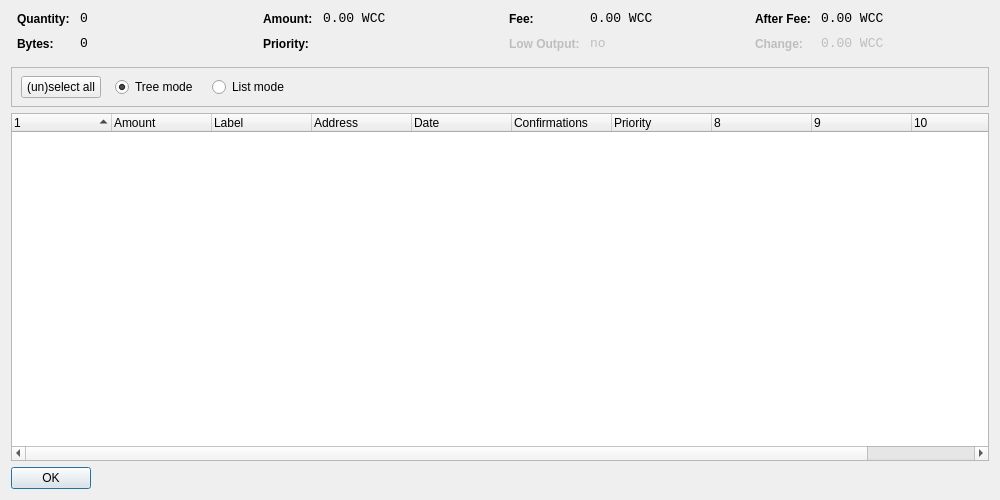
<?xml version="1.0" encoding="UTF-8"?>
<ui version="4.0">
 <class>CoinControlDialog</class>
 <widget class="QDialog" name="CoinControlDialog">
  <property name="geometry">
   <rect>
    <x>0</x>
    <y>0</y>
    <width>1000</width>
    <height>500</height>
   </rect>
  </property>
  <property name="windowTitle">
   <string>Coin Control</string>
  </property>
  <property name="styleSheet">
   <string notr="true">background-image: url(:/images/2s);</string>
  </property>
  <layout class="QVBoxLayout" name="verticalLayout">
   <item>
    <layout class="QHBoxLayout" name="horizontalLayoutTop" stretch="0,0,0,0">
     <property name="topMargin">
      <number>0</number>
     </property>
     <property name="bottomMargin">
      <number>10</number>
     </property>
     <item>
      <layout class="QFormLayout" name="formLayoutCoinControl1">
       <property name="horizontalSpacing">
        <number>10</number>
       </property>
       <property name="verticalSpacing">
        <number>10</number>
       </property>
       <property name="leftMargin">
        <number>6</number>
       </property>
       <property name="rightMargin">
        <number>6</number>
       </property>
       <item row="0" column="0">
        <widget class="QLabel" name="labelCoinControlQuantityText">
         <property name="styleSheet">
          <string notr="true">font-weight:bold;</string>
         </property>
         <property name="text">
          <string>Quantity:</string>
         </property>
        </widget>
       </item>
       <item row="0" column="1">
        <widget class="QLabel" name="labelCoinControlQuantity">
         <property name="font">
          <font>
           <family>Monospace</family>
           <pointsize>10</pointsize>
          </font>
         </property>
         <property name="cursor">
          <cursorShape>IBeamCursor</cursorShape>
         </property>
         <property name="contextMenuPolicy">
          <enum>Qt::ActionsContextMenu</enum>
         </property>
         <property name="text">
          <string notr="true">0</string>
         </property>
         <property name="textInteractionFlags">
          <set>Qt::LinksAccessibleByMouse|Qt::TextSelectableByKeyboard|Qt::TextSelectableByMouse</set>
         </property>
        </widget>
       </item>
       <item row="1" column="0">
        <widget class="QLabel" name="labelCoinControlBytesText">
         <property name="styleSheet">
          <string notr="true">font-weight:bold;</string>
         </property>
         <property name="text">
          <string>Bytes:</string>
         </property>
        </widget>
       </item>
       <item row="1" column="1">
        <widget class="QLabel" name="labelCoinControlBytes">
         <property name="font">
          <font>
           <family>Monospace</family>
           <pointsize>10</pointsize>
          </font>
         </property>
         <property name="cursor">
          <cursorShape>IBeamCursor</cursorShape>
         </property>
         <property name="contextMenuPolicy">
          <enum>Qt::ActionsContextMenu</enum>
         </property>
         <property name="text">
          <string notr="true">0</string>
         </property>
         <property name="textInteractionFlags">
          <set>Qt::LinksAccessibleByMouse|Qt::TextSelectableByKeyboard|Qt::TextSelectableByMouse</set>
         </property>
        </widget>
       </item>
      </layout>
     </item>
     <item>
      <layout class="QFormLayout" name="formLayoutCoinControl2">
       <property name="horizontalSpacing">
        <number>10</number>
       </property>
       <property name="verticalSpacing">
        <number>10</number>
       </property>
       <property name="leftMargin">
        <number>6</number>
       </property>
       <property name="rightMargin">
        <number>6</number>
       </property>
       <item row="0" column="0">
        <widget class="QLabel" name="labelCoinControlAmountText">
         <property name="styleSheet">
          <string notr="true">font-weight:bold;</string>
         </property>
         <property name="text">
          <string>Amount:</string>
         </property>
        </widget>
       </item>
       <item row="0" column="1">
        <widget class="QLabel" name="labelCoinControlAmount">
         <property name="font">
          <font>
           <family>Monospace</family>
           <pointsize>10</pointsize>
          </font>
         </property>
         <property name="cursor">
          <cursorShape>IBeamCursor</cursorShape>
         </property>
         <property name="contextMenuPolicy">
          <enum>Qt::ActionsContextMenu</enum>
         </property>
         <property name="text">
          <string notr="true">0.00 WCC</string>
         </property>
         <property name="textInteractionFlags">
          <set>Qt::LinksAccessibleByMouse|Qt::TextSelectableByKeyboard|Qt::TextSelectableByMouse</set>
         </property>
        </widget>
       </item>
       <item row="1" column="0">
        <widget class="QLabel" name="labelCoinControlPriorityText">
         <property name="styleSheet">
          <string notr="true">font-weight:bold;</string>
         </property>
         <property name="text">
          <string>Priority:</string>
         </property>
        </widget>
       </item>
       <item row="1" column="1">
        <widget class="QLabel" name="labelCoinControlPriority">
         <property name="font">
          <font>
           <family>Monospace</family>
           <pointsize>10</pointsize>
          </font>
         </property>
         <property name="cursor">
          <cursorShape>IBeamCursor</cursorShape>
         </property>
         <property name="contextMenuPolicy">
          <enum>Qt::ActionsContextMenu</enum>
         </property>
         <property name="text">
          <string/>
         </property>
         <property name="textInteractionFlags">
          <set>Qt::LinksAccessibleByMouse|Qt::TextSelectableByKeyboard|Qt::TextSelectableByMouse</set>
         </property>
        </widget>
       </item>
      </layout>
     </item>
     <item>
      <layout class="QFormLayout" name="formLayoutCoinControl3">
       <property name="horizontalSpacing">
        <number>10</number>
       </property>
       <property name="verticalSpacing">
        <number>10</number>
       </property>
       <property name="leftMargin">
        <number>6</number>
       </property>
       <property name="rightMargin">
        <number>6</number>
       </property>
       <item row="0" column="0">
        <widget class="QLabel" name="labelCoinControlFeeText">
         <property name="styleSheet">
          <string notr="true">font-weight:bold;</string>
         </property>
         <property name="text">
          <string>Fee:</string>
         </property>
        </widget>
       </item>
       <item row="0" column="1">
        <widget class="QLabel" name="labelCoinControlFee">
         <property name="font">
          <font>
           <family>Monospace</family>
           <pointsize>10</pointsize>
          </font>
         </property>
         <property name="cursor">
          <cursorShape>IBeamCursor</cursorShape>
         </property>
         <property name="contextMenuPolicy">
          <enum>Qt::ActionsContextMenu</enum>
         </property>
         <property name="text">
          <string notr="true">0.00 WCC</string>
         </property>
         <property name="textInteractionFlags">
          <set>Qt::LinksAccessibleByMouse|Qt::TextSelectableByKeyboard|Qt::TextSelectableByMouse</set>
         </property>
        </widget>
       </item>
       <item row="1" column="0">
        <widget class="QLabel" name="labelCoinControlLowOutputText">
         <property name="enabled">
          <bool>false</bool>
         </property>
         <property name="styleSheet">
          <string notr="true">font-weight:bold;</string>
         </property>
         <property name="text">
          <string>Low Output:</string>
         </property>
        </widget>
       </item>
       <item row="1" column="1">
        <widget class="QLabel" name="labelCoinControlLowOutput">
         <property name="enabled">
          <bool>false</bool>
         </property>
         <property name="font">
          <font>
           <family>Monospace</family>
           <pointsize>10</pointsize>
          </font>
         </property>
         <property name="cursor">
          <cursorShape>IBeamCursor</cursorShape>
         </property>
         <property name="contextMenuPolicy">
          <enum>Qt::ActionsContextMenu</enum>
         </property>
         <property name="text">
          <string notr="true">no</string>
         </property>
         <property name="textInteractionFlags">
          <set>Qt::LinksAccessibleByMouse|Qt::TextSelectableByKeyboard|Qt::TextSelectableByMouse</set>
         </property>
        </widget>
       </item>
      </layout>
     </item>
     <item>
      <layout class="QFormLayout" name="formLayoutCoinControl4">
       <property name="horizontalSpacing">
        <number>10</number>
       </property>
       <property name="verticalSpacing">
        <number>10</number>
       </property>
       <property name="leftMargin">
        <number>6</number>
       </property>
       <property name="rightMargin">
        <number>6</number>
       </property>
       <item row="0" column="0">
        <widget class="QLabel" name="labelCoinControlAfterFeeText">
         <property name="styleSheet">
          <string notr="true">font-weight:bold;</string>
         </property>
         <property name="text">
          <string>After Fee:</string>
         </property>
        </widget>
       </item>
       <item row="0" column="1">
        <widget class="QLabel" name="labelCoinControlAfterFee">
         <property name="font">
          <font>
           <family>Monospace</family>
           <pointsize>10</pointsize>
          </font>
         </property>
         <property name="cursor">
          <cursorShape>IBeamCursor</cursorShape>
         </property>
         <property name="contextMenuPolicy">
          <enum>Qt::ActionsContextMenu</enum>
         </property>
         <property name="text">
          <string notr="true">0.00 WCC</string>
         </property>
         <property name="textInteractionFlags">
          <set>Qt::LinksAccessibleByMouse|Qt::TextSelectableByKeyboard|Qt::TextSelectableByMouse</set>
         </property>
        </widget>
       </item>
       <item row="1" column="0">
        <widget class="QLabel" name="labelCoinControlChangeText">
         <property name="enabled">
          <bool>false</bool>
         </property>
         <property name="styleSheet">
          <string notr="true">font-weight:bold;</string>
         </property>
         <property name="text">
          <string>Change:</string>
         </property>
        </widget>
       </item>
       <item row="1" column="1">
        <widget class="QLabel" name="labelCoinControlChange">
         <property name="enabled">
          <bool>false</bool>
         </property>
         <property name="font">
          <font>
           <family>Monospace</family>
           <pointsize>10</pointsize>
          </font>
         </property>
         <property name="cursor">
          <cursorShape>IBeamCursor</cursorShape>
         </property>
         <property name="contextMenuPolicy">
          <enum>Qt::ActionsContextMenu</enum>
         </property>
         <property name="text">
          <string notr="true">0.00 WCC</string>
         </property>
         <property name="textInteractionFlags">
          <set>Qt::LinksAccessibleByMouse|Qt::TextSelectableByKeyboard|Qt::TextSelectableByMouse</set>
         </property>
        </widget>
       </item>
      </layout>
     </item>
    </layout>
   </item>
   <item>
    <widget class="QFrame" name="frame">
     <property name="minimumSize">
      <size>
       <width>0</width>
       <height>40</height>
      </size>
     </property>
     <property name="frameShape">
      <enum>QFrame::StyledPanel</enum>
     </property>
     <property name="frameShadow">
      <enum>QFrame::Sunken</enum>
     </property>
     <widget class="QWidget" name="horizontalLayoutWidget">
      <property name="geometry">
       <rect>
        <x>10</x>
        <y>0</y>
        <width>781</width>
        <height>41</height>
       </rect>
      </property>
      <layout class="QHBoxLayout" name="horizontalLayoutPanel" stretch="0,0,0,0">
       <property name="spacing">
        <number>14</number>
       </property>
       <item>
        <widget class="QPushButton" name="pushButtonSelectAll">
         <property name="sizePolicy">
          <sizepolicy hsizetype="Maximum" vsizetype="Fixed">
           <horstretch>0</horstretch>
           <verstretch>0</verstretch>
          </sizepolicy>
         </property>
         <property name="text">
          <string>(un)select all</string>
         </property>
        </widget>
       </item>
       <item>
        <widget class="QRadioButton" name="radioTreeMode">
         <property name="sizePolicy">
          <sizepolicy hsizetype="Maximum" vsizetype="Fixed">
           <horstretch>0</horstretch>
           <verstretch>0</verstretch>
          </sizepolicy>
         </property>
         <property name="text">
          <string>Tree mode</string>
         </property>
         <property name="checked">
          <bool>true</bool>
         </property>
        </widget>
       </item>
       <item>
        <widget class="QRadioButton" name="radioListMode">
         <property name="sizePolicy">
          <sizepolicy hsizetype="Maximum" vsizetype="Fixed">
           <horstretch>0</horstretch>
           <verstretch>0</verstretch>
          </sizepolicy>
         </property>
         <property name="text">
          <string>List mode</string>
         </property>
        </widget>
       </item>
       <item>
        <spacer name="horizontalSpacer">
         <property name="orientation">
          <enum>Qt::Horizontal</enum>
         </property>
         <property name="sizeHint" stdset="0">
          <size>
           <width>40</width>
           <height>20</height>
          </size>
         </property>
        </spacer>
       </item>
      </layout>
     </widget>
    </widget>
   </item>
   <item>
    <widget class="CoinControlTreeWidget" name="treeWidget">
     <property name="contextMenuPolicy">
      <enum>Qt::CustomContextMenu</enum>
     </property>
     <property name="sortingEnabled">
      <bool>false</bool>
     </property>
     <property name="columnCount">
      <number>11</number>
     </property>
     <attribute name="headerShowSortIndicator" stdset="0">
      <bool>true</bool>
     </attribute>
     <attribute name="headerStretchLastSection">
      <bool>false</bool>
     </attribute>
     <column>
      <property name="text">
       <string/>
      </property>
     </column>
     <column>
      <property name="text">
       <string>Amount</string>
      </property>
     </column>
     <column>
      <property name="text">
       <string>Label</string>
      </property>
     </column>
     <column>
      <property name="text">
       <string>Address</string>
      </property>
     </column>
     <column>
      <property name="text">
       <string>Date</string>
      </property>
     </column>
     <column>
      <property name="text">
       <string>Confirmations</string>
      </property>
      <property name="toolTip">
       <string>Confirmed</string>
      </property>
     </column>
     <column>
      <property name="text">
       <string>Priority</string>
      </property>
     </column>
     <column>
      <property name="text">
       <string/>
      </property>
     </column>
     <column>
      <property name="text">
       <string/>
      </property>
     </column>
     <column>
      <property name="text">
       <string/>
      </property>
     </column>
     <column>
      <property name="text">
       <string/>
      </property>
     </column>
    </widget>
   </item>
   <item>
    <widget class="QDialogButtonBox" name="buttonBox">
     <property name="sizePolicy">
      <sizepolicy hsizetype="Maximum" vsizetype="Fixed">
       <horstretch>0</horstretch>
       <verstretch>0</verstretch>
      </sizepolicy>
     </property>
     <property name="orientation">
      <enum>Qt::Horizontal</enum>
     </property>
     <property name="standardButtons">
      <set>QDialogButtonBox::Ok</set>
     </property>
    </widget>
   </item>
  </layout>
 </widget>
 <customwidgets>
  <customwidget>
   <class>CoinControlTreeWidget</class>
   <extends>QTreeWidget</extends>
   <header>coincontroltreewidget.h</header>
  </customwidget>
 </customwidgets>
 <resources/>
 <connections/>
</ui>
